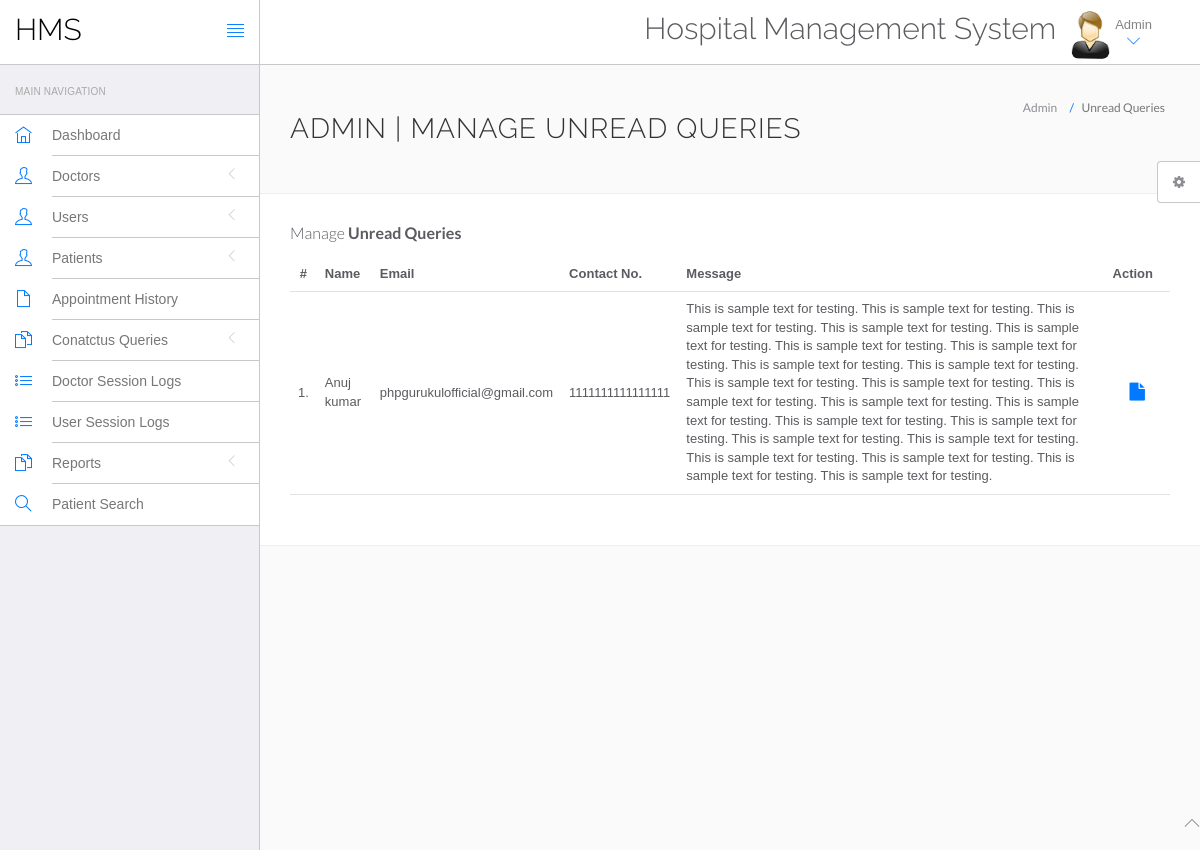
Before: /hospital/hms/admin/unread-queries.php (signed in) with the older database file.
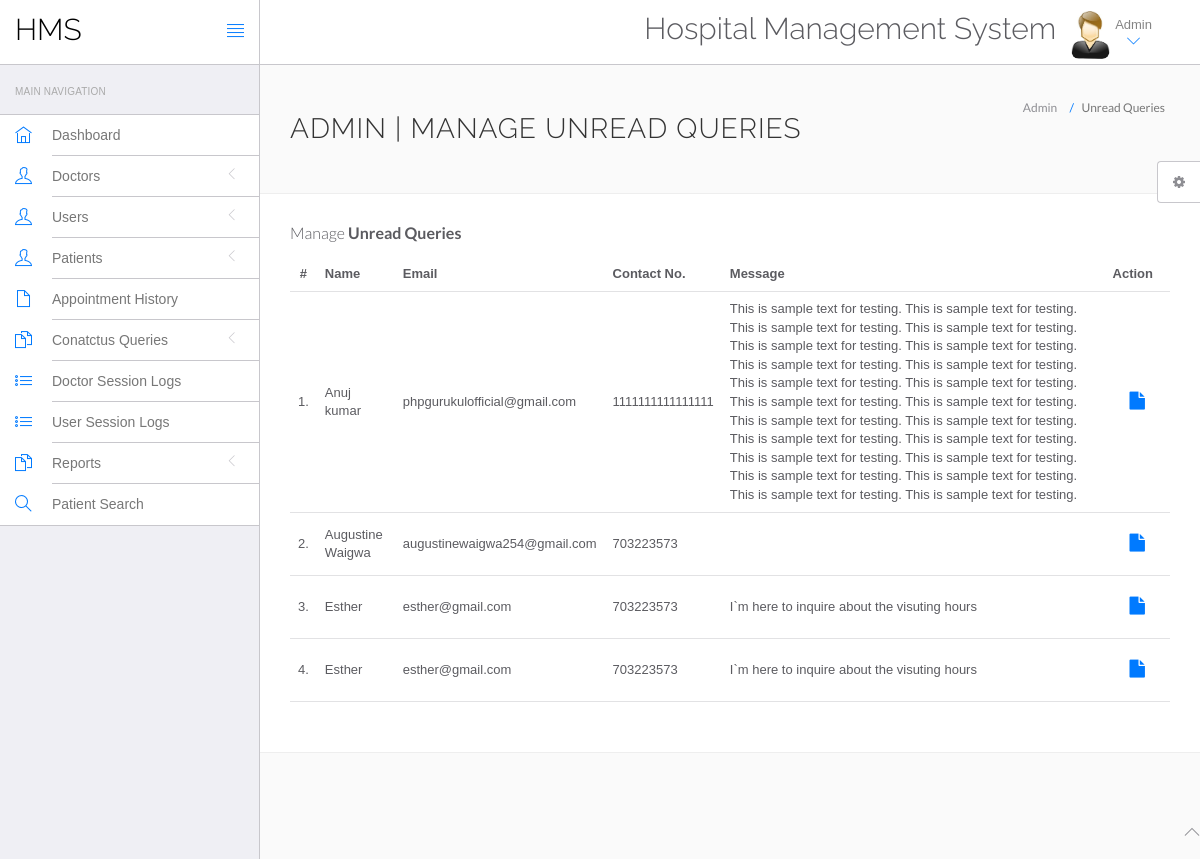
After: the same page with the newer database file.
### tables this page shows
CREATE TABLE `tblcontactus` (
  `id` int(11) NOT NULL,
  `fullname` varchar(255) DEFAULT NULL,
  `email` varchar(255) DEFAULT NULL,
  `contactno` bigint(12) DEFAULT NULL,
  `message` mediumtext DEFAULT NULL,
  `PostingDate` timestamp NULL DEFAULT current_timestamp(),
  `AdminRemark` mediumtext DEFAULT NULL,
  `LastupdationDate` timestamp NULL DEFAULT NULL ON UPDATE current_timestamp(),
  `IsRead` int(11) DEFAULT NULL
);

### hospital/hms/admin/unread-queries.php (the view, shortened to what this page needs)
<?php
include('include/config.php');
?>
<!DOCTYPE html>
<html lang="en">
	<head>
		<link rel="stylesheet" href="vendor/bootstrap/css/bootstrap.min.css">
		<link rel="stylesheet" href="vendor/fontawesome/css/font-awesome.min.css">
		<link rel="stylesheet" href="vendor/themify-icons/themify-icons.min.css">
		<link href="vendor/animate.css/animate.min.css" rel="stylesheet" media="screen">
		<link href="vendor/perfect-scrollbar/perfect-scrollbar.min.css" rel="stylesheet" media="screen">
		<link href="vendor/switchery/switchery.min.css" rel="stylesheet" media="screen">
		<link href="vendor/bootstrap-touchspin/jquery.bootstrap-touchspin.min.css" rel="stylesheet" media="screen">
		<link href="vendor/select2/select2.min.css" rel="stylesheet" media="screen">
		<link href="vendor/bootstrap-datepicker/bootstrap-datepicker3.standalone.min.css" rel="stylesheet" media="screen">
		<link href="vendor/bootstrap-timepicker/bootstrap-timepicker.min.css" rel="stylesheet" media="screen">
		<link rel="stylesheet" href="assets/css/styles.css">
		<link rel="stylesheet" href="assets/css/plugins.css">
		<link rel="stylesheet" href="assets/css/themes/theme-1.css" id="skin_color" />
	</head>
	<body>
		<div id="app">
<?php include('include/sidebar.php');?>
			<div class="app-content">
						<?php include('include/header.php');?>
				<div class="main-content" >
					<div class="wrap-content container" id="container">
						<section id="page-title">
							<div class="row">
								<div class="col-sm-8">
									<h1 class="mainTitle">Admin | Manage Unread Queries</h1>
																	</div>
								<ol class="breadcrumb">
									<li>
										<span>Admin</span>
									</li>
									<li class="active">
										<span>Unread Queries</span>
									</li>
								</ol>
							</div>
						</section>
						<div class="container-fluid container-fullw bg-white">
									<div class="row">
								<div class="col-md-12">
									<h5 class="over-title margin-bottom-15">Manage <span class="text-bold">Unread Queries</span></h5>
									<table class="table table-hover" id="sample-table-1">
										<thead>
											<tr>
												<th class="center">#</th>
												<th>Name</th>
												<th class="hidden-xs">Email</th>
												<th>Contact No. </th>
												<th>Message </th>
												<th>Action</th>
											</tr>
										</thead>
										<tbody>
<?php
$sql=mysqli_query($con,"select * from tblcontactus where IsRead is null");
$cnt=1;
while($row=mysqli_fetch_array($sql))
{
?>
											<tr>
												<td class="center"><?php echo $cnt;?>.</td>
												<td class="hidden-xs"><?php echo $row['fullname'];?></td>
												<td><?php echo $row['email'];?></td>
												<td><?php echo $row['contactno'];?></td>
												<td><?php echo $row['message'];?></td>
												<td >
												<div class="visible-md visible-lg hidden-sm hidden-xs">
							<a href="query-details.php?id=<?php echo $row['id'];?>" class="btn btn-transparent btn-lg" title="View Details"><i class="fa fa-file"></i></a>
												</div>
												</td>
											</tr>
											<?php
$cnt=$cnt+1;
											 }?>
										</tbody>
									</table>
								</div>
							</div>
								</div>
							</div>
						</div>
					</div>
				</div>
	<?php include('include/footer.php');?>
	<?php include('include/setting.php');?>
	</body>
</html>

Changed rows visible on the page:
added tblcontactus: fullname "Augustine Waigwa", email "augustinewaigwa254@gmail.com", contactno "703223573"
added tblcontactus: fullname "Esther", email "esther@gmail.com", contactno "703223573", message "I`m here to inquire about the visuting hours"
added tblcontactus: fullname "Esther", email "esther@gmail.com", contactno "703223573", message "I`m here to inquire about the visuting hours"
